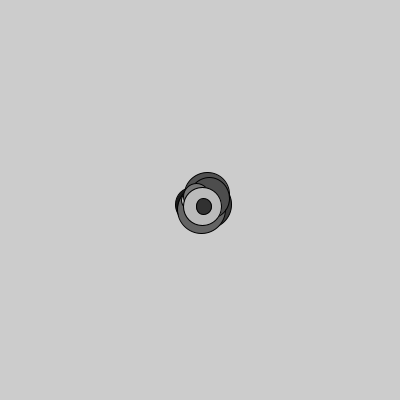
Frame 1 (no input)
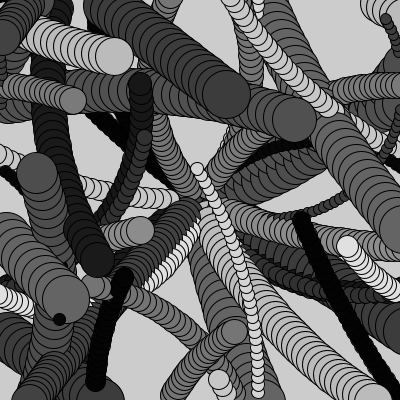
Frame 60 (the mouse pressed at the canvas centre just before this capture)
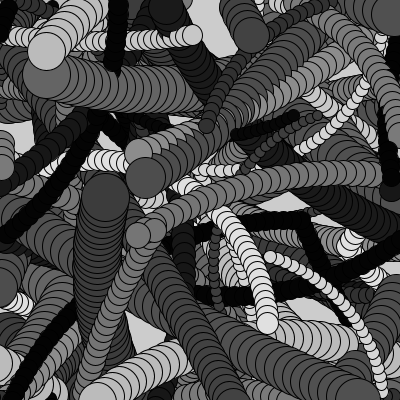
Frame 120 (the mouse held since frame 60 and released just before this capture)

The Processing sketch that drew these frames (run headless with seeded random() and noise(); from frame 60 on, the mouse is pressed at the canvas centre):

// Processing sketch: adv_04E_direction_arraysArcs
// ── adv_04E_direction_arraysArcs.pde
/* Zhang Liqun@SJTU IDM
*/

// moving using direction and speed
float x[],y[],dir[],speed[];
float rad[],gray[],dirD[];
int num;

void setup() {
  size(400,400);  

  num=20;
  x=new float[num];
  y=new float[num];
  dir=new float[num];
  speed=new float[num];
  rad=new float[num];
  gray=new float[num];
  dirD=new float[num];

  for(int i=0; i<num; i++) {
    x[i]=width/2;
    y[i]=height/2;
    rad[i]=random(10,50);
    gray[i]=random(255);
  }

  initDirection();
}

void draw() {
  //  background(200);

  for(int i=0; i<num; i++) {

    // calculate changein direction using
    // direction and speed
    x[i]=x[i]+cos(radians(dir[i]))*speed[i];
    y[i]=y[i]+sin(radians(dir[i]))*speed[i];
    dir[i]=dir[i]+dirD[i];
    
    fill(gray[i]);
    ellipse(x[i],y[i], rad[i],rad[i]);

    // keep x,y on screen
    if(x[i]<0) x[i]=width;
    if(x[i]>width) x[i]=0;
    if(y[i]<0) y[i]=height;
    if(y[i]>height) y[i]=0;  
  }
}

void initDirection() {
  for(int i=0; i<num; i++) {
    dir[i]=random(360);
    dirD[i]=random(-3,3);
    speed[i]=random(5,10);
  }
}

void mousePressed() {
  initDirection();
}
